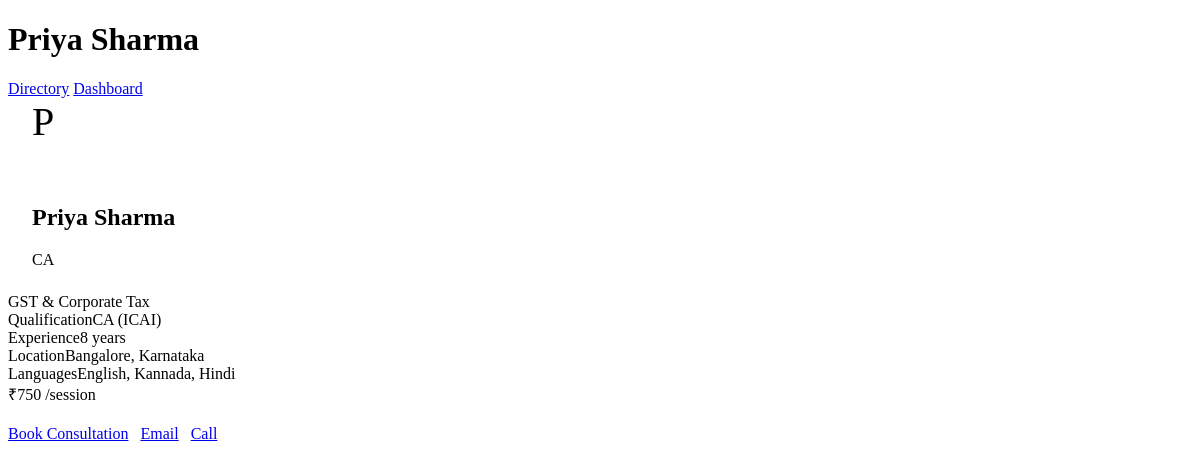
Screenshot of /professional/profile.php?id=2 with the database file from the repository.
### tables this page shows
CREATE TABLE IF NOT EXISTS `professionals` (
  `id` int NOT NULL AUTO_INCREMENT,
  `user_id` int DEFAULT NULL,
  `professional_type` varchar(50) NOT NULL,
  `name` varchar(100) NOT NULL,
  `qualification` varchar(100) DEFAULT NULL,
  `experience_years` int DEFAULT NULL,
  `specialization` varchar(100) DEFAULT NULL,
  `bio` text,
  `phone` varchar(20) DEFAULT NULL,
  `email` varchar(100) DEFAULT NULL,
  `address` text,
  `city` varchar(50) DEFAULT NULL,
  `state` varchar(50) DEFAULT NULL,
  `languages` varchar(200) DEFAULT NULL,
  `consultation_fee` decimal(15,2) DEFAULT NULL,
  `status` varchar(20) DEFAULT 'active',
  `created_at` timestamp NULL DEFAULT CURRENT_TIMESTAMP,
  PRIMARY KEY (`id`),
  UNIQUE KEY `user_id` (`user_id`),
  CONSTRAINT `fk_prof_user` FOREIGN KEY (`user_id`) REFERENCES `users` (`id`) ON DELETE SET NULL
);

### professional/profile.php (the view, shortened to what this page needs)
<?php
include '../db.php';
$id = intval($_GET['id'] ?? 0);
$stmt = $conn->prepare("SELECT * FROM professionals WHERE id = ? AND status = 'active'");
$stmt->bind_param('i', $id);
$stmt->execute();
$prof = $stmt->get_result()->fetch_assoc();
?>
<!DOCTYPE html>
<html>
<head>
    <link rel="stylesheet" href="/assets/css/admin.css">
</head>
<body>
<header class="site-header">
    <div class="logo"><h1><?php echo htmlspecialchars($prof['name']); ?></h1></div>
    <div class="header-actions">
        <a href="/professionals.php" class="btn btn-secondary">Directory</a>
        <a href="/dashboard.php" class="btn btn-secondary">Dashboard</a>
    </div>
</header>
<div class="container">
    <div class="card">
        <div class="professional-header" style="padding:0 24px 24px; border-bottom:none;">
            <div class="professional-avatar" style="width:96px;height:96px;font-size:40px;"><?php echo strtoupper(substr($prof['name'],0,1)); ?></div>
            <h2 style="margin-top:10px"><?php echo htmlspecialchars($prof['name']); ?></h2>
            <div class="professional-type"><?php echo htmlspecialchars($prof['professional_type']); ?></div>
        </div>
        <div class="professional-content">
            <?php if ($prof['specialization']): ?><div class="specialization"><?php echo htmlspecialchars($prof['specialization']); ?></div><?php endif; ?>
            <?php if ($prof['qualification']): ?><div class="info-item"><span class="info-label">Qualification</span><span class="info-value"><?php echo htmlspecialchars($prof['qualification']); ?></span></div><?php endif; ?>
            <?php if ($prof['experience_years']): ?><div class="info-item"><span class="info-label">Experience</span><span class="info-value"><?php echo $prof['experience_years']; ?> years</span></div><?php endif; ?>
            <?php if ($prof['city']): ?><div class="info-item"><span class="info-label">Location</span><span class="info-value"><?php echo htmlspecialchars($prof['city'] . ', ' . $prof['state']); ?></span></div><?php endif; ?>
            <?php if ($prof['languages']): ?><div class="info-item"><span class="info-label">Languages</span><span class="info-value"><?php echo htmlspecialchars($prof['languages']); ?></span></div><?php endif; ?>
            <?php if ($prof['bio']): ?><div class="bi⭐><?php echo nl2br(htmlspecialchars($prof['bio'])); ?></div><?php endif; ?>
            <?php if ($prof['consultation_fee']): ?><div class="consultation-fee">₹<?php echo number_format($prof['consultation_fee'],0); ?> /session</div><?php endif; ?>
            <div style="margin-top:20px; display:flex; gap:12px; flex-wrap:wrap;">
                <a href="/booking.php?professional_id=<?php echo $prof['id']; ?>" class="btn btn-primary">Book Consultation</a>
                <?php if ($prof['email']): ?><a href="mailto:<?php echo htmlspecialchars($prof['email']); ?>" class="btn btn-secondary">Email</a><?php endif; ?>
                <?php if ($prof['phone']): ?><a href="tel:<?php echo htmlspecialchars($prof['phone']); ?>" class="btn btn-secondary">Call</a><?php endif; ?>
            </div>
        </div>
    </div>
</div>
</body>
</html>

### rows the page displays
professionals: name "Priya Sharma", name "P", professional_type "CA", specialization "GST & Corporate Tax", qualification "CA (ICAI)", experience_years "8", city+state "Bangalore, Karnataka", languages "English, Kannada, Hindi", consultation_fee "750"
